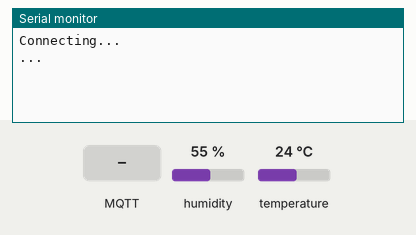
Bench run of a sketch on a simulated Arduino Uno, built with avr-gcc and run on an emulated ATmega328P. Parts: the last lines printed to the serial monitor. The inputs (shaded band) are chosen by the test bench; at power-on: humidity 55 %, temperature 24 °C. No MQTT or app messages arrive unless stated.

Above: at 5.8 s.
5.9 s: MQTT message "1" arrives on the first subscribed topic
At 7.0 s:
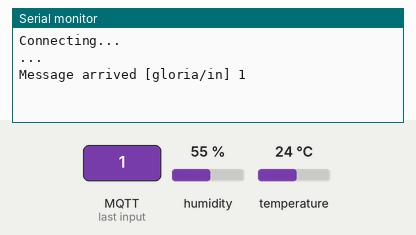
7.4 s: MQTT message "on" arrives on the first subscribed topic
At 8.1 s:
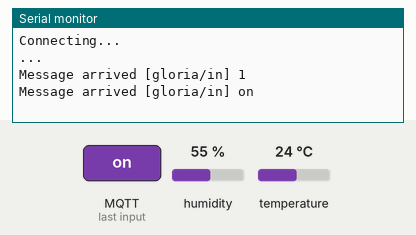
8.9 s: MQTT message "off" arrives on the first subscribed topic
At 9.2 s:
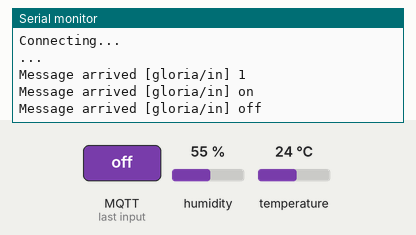

The sketch:

MQTT_Ethernet.ino
```cpp
#include <SPI.h>
#include <Ethernet.h>
#include <PubSubClient.h>
#include <DHT.h>

#define DHTPIN 2     // what pin we're connected to
#define DHTTYPE DHT11   // DHT 11
DHT dht(DHTPIN, DHTTYPE);

// Update these with values suitable for your network.
byte mac[] = { 0xC8, 0x2A, 0x14, 0x1E, 0xAB, 0xB4 };   //physical mac address
byte ip[] = { 192, 168, 1, 99 };                      // ip in lan (that's what you need to use in your browser. ("192.168.1.178")
byte gateway[] = { 192, 168, 1, 1 };                   // internet access via router
byte subnet[] = { 255, 255, 255, 0 };                  //subnet mask

const char* mqtt_server = "broker.hivemq.com";

EthernetClient ethClient;
PubSubClient client(ethClient);

long lastMsg = 0;
char msg[50];
int value = 0;

int led = 13;

long lastReconnectAttempt = 0;

void setup(){
  Serial.begin(9600);
  Ethernet.begin(mac, ip, gateway, subnet);

  client.setServer(mqtt_server, 1883);
  client.setCallback(callback);

  dht.begin();
}

void loop(){
  if (!client.connected()) {
    long now = millis();
    if (now - lastReconnectAttempt > 5000) {
      lastReconnectAttempt = now;
      // Attempt to reconnect
      if (reconnect()) {
        lastReconnectAttempt = 0;
      }
    }
  } else {
    // Client connected
    float t = dht.readTemperature();
    client.publish("gloria/out",String(t).c_str());

    client.loop();
  }
}

void callback(char* topic, byte* payload, unsigned int length) {
  Serial.print("Message arrived [");
  Serial.print(topic);
  Serial.print("] ");
  for (int i = 0; i < length; i++) {
    Serial.print((char)payload[i]);
  }
  Serial.println();

  // Switch on the LED if an 1 was received as first character
  if ((char)payload[0] == '1') {
    client.publish("gloria/out","ON");
    digitalWrite(led, HIGH);
  } else {
    client.publish("gloria/out","OFF");
    digitalWrite(led, LOW);
  }

}

boolean reconnect() {
  Serial.println("Connecting...");
  if (client.connect("arduinoClient")) {
    Serial.println("...");
    // Once connected, publish an announcement...
    client.publish("gloria/out","led");
    // ... and resubscribe
    client.subscribe("gloria/in");
  } else {
      Serial.print("failed, rc=");
      Serial.print(client.state());
    }
  return client.connected();
}
```

Measured:
- after the input at 5.9 s, the serial monitor: prints a new line at once (image 1)
- after the input at 7.4 s, the serial monitor: prints a new line at once (image 2)
- after the input at 8.9 s, the serial monitor: prints a new line at once (image 3)
